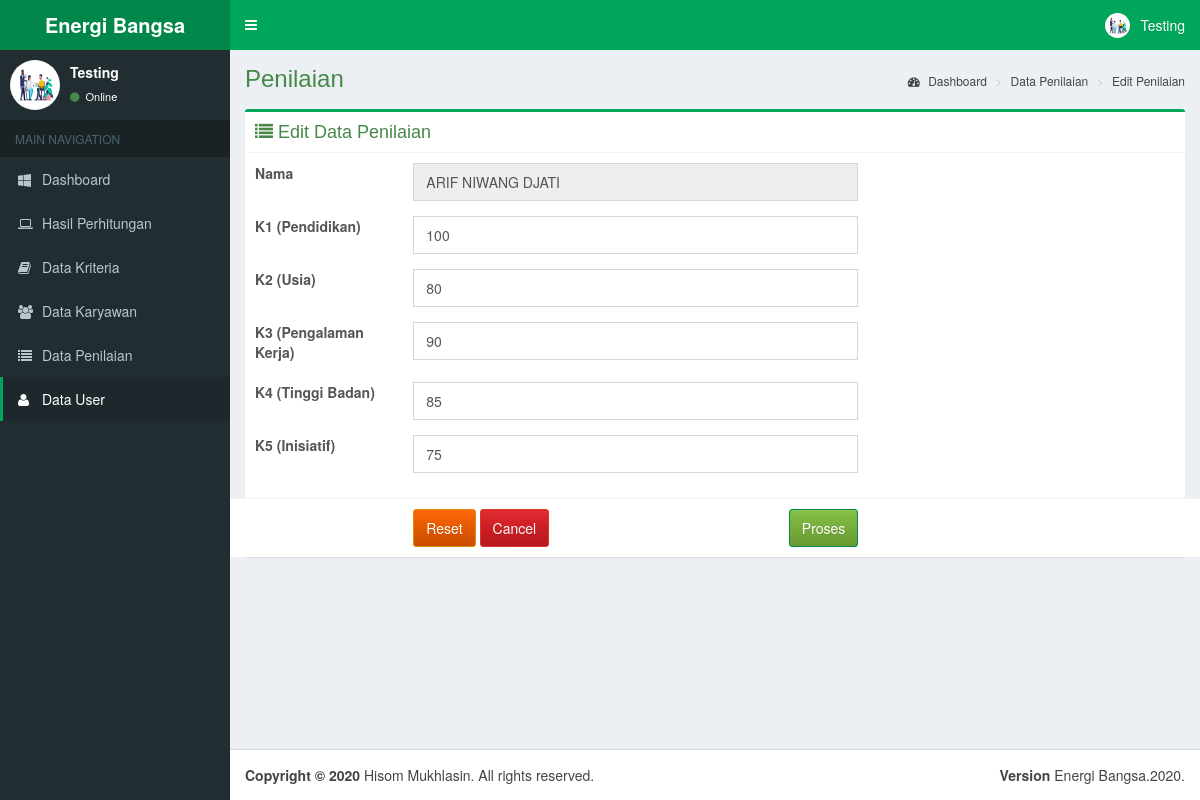
Before: /edit-penilaian.php?id=1 (signed in) with the older database file.
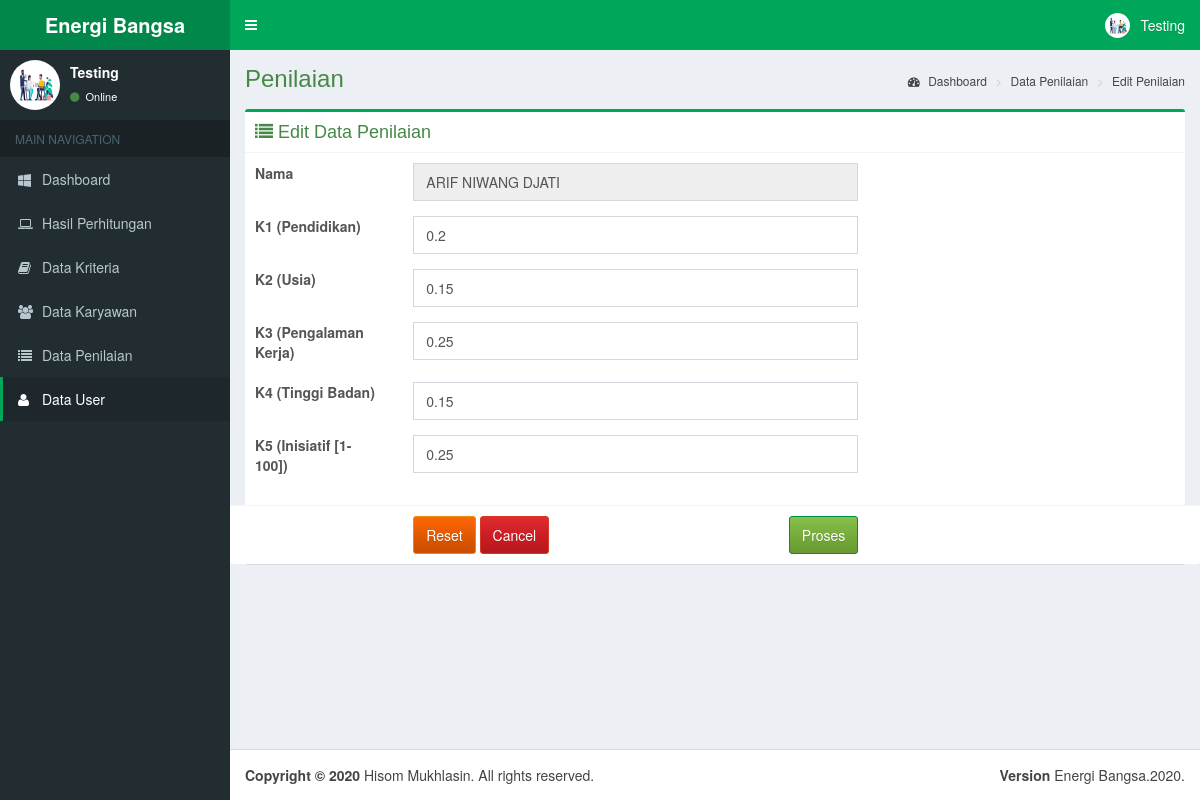
After: the same page with the newer database file.
### tables this page shows
CREATE TABLE `nilai` (
  `id_nilai` int(11) NOT NULL AUTO_INCREMENT,
  `id_karyawan` int(11) NOT NULL,
  `id_kriteria` int(11) NOT NULL,
  `id_sub_kriteria` int(11) DEFAULT NULL,
  `value` varchar(100) DEFAULT NULL,
  `bobot` float DEFAULT NULL,
  `bobot_sub` float DEFAULT NULL,
  `nilai` float DEFAULT '0',
  PRIMARY KEY (`id_nilai`)
);

CREATE TABLE `kriteria` (
  `id_kriteria` int(11) NOT NULL AUTO_INCREMENT,
  `kriteria` varchar(50) NOT NULL,
  `cost_benefit` varchar(10) NOT NULL,
  `tipe` varchar(10) NOT NULL DEFAULT 'Option',
  `limit` tinyint(1) NOT NULL,
  `bobot` float DEFAULT '0',
  PRIMARY KEY (`id_kriteria`)
);

### edit-penilaian.php (the view, shortened to what this page needs)
<?php
include 'dbconf.php';
$id = $_GET['id'];
$result = $mysqli->query("SELECT *  FROM `karyawan` WHERE `id_karyawan` = " . $id);
$karyawan = $result->fetch_assoc();
?>
<!DOCTYPE html>
<html>
<head>
	<?php include 'layout/head.php'; ?>
</head>
<body class="hold-transition fixed skin-green sidebar-mini">
<div class="wrapper">
	<header class="main-header">
		<?php include 'layout/header.php'; ?>
	</header>
	<aside class="main-sidebar">
		<?php include 'layout/sidebar.php'; ?>
	</aside>
	<div class="content-wrapper">
		<section class="content-header">
			<h1 class="text-success">Penilaian</h1>
			<ol class="breadcrumb">
				<li><a href="dashboard-ui.php"><i class="fa fa-dashboard"></i> Dashboard</a></li>
				<li><a href="penilaian.php">Data Penilaian</a></li>
				<li><a href="edit-penilaian.php">Edit Penilaian</a></li>
			</ol>
		</section>
		<section class="content">
			<div class="box box-success">
				<div class="box-header with-border">
					<h3 class="box-title text-success"><i class="fa fa-list"> </i> Edit Data Penilaian</h3>
				</div>
				<form class="form-horizontal" enctype="multipart/form-data" method="post" action="proses-edit-penilaian.php?id=<?php echo $_GET['id']; ?>">
					<div class="row">
						<div class="col-xs-12">
							<?php
							$sql = "SELECT
								`nilai`.`id_nilai`,`kriteria`.`kriteria`,`nilai`.`value`,`nilai`.`nilai`
								FROM `nilai`
								JOIN `kriteria` ON `kriteria`.`id_kriteria` = `nilai`.`id_kriteria`
								WHERE `nilai`.`id_karyawan` = " . $id;
							$data = $mysqli->query($sql);
							?>
							<div class="box-body">
								<div class="form-group">
									<label for="nama" class="col-sm-2">Nama</label>
									<div class="col-sm-6">
										<input type="text" class="form-control" name="nama" id="nama" value="<?php echo $karyawan['nama']; ?>" placeholder="Nama" required readonly=""/>
									</div>
								</div>
								<?php if ($data->num_rows > 0): $no = 1; ?>
									<?php while ($row = $data->fetch_assoc()): ?>
										<div class="form-group">
											<label for="k1" class="col-sm-2">K<?php echo $no ?> (<?php echo $row['kriteria']?>)</label>
											<div class="col-sm-6">
												<input type="number" min="1" max="100" class="form-control" name="nilai[<?php echo $row['id_nilai'] ?>]" id="k<?php echo $no; ?>" required
												       placeholder="Bobot <?php echo $no++; ?>" value="<?php echo $row['nilai']; ?>">
											</div>
										</div>
									<?php endwhile; ?>
								<?php endif; ?>
							</div>
							<div class="box-footer row">
								<div class="col-sm-6 col-sm-offset-2">
									<button type="reset" class="btn btn-warning">Reset</button>
									<a type="button" class="btn btn-danger" href="penilaian.php">Cancel</a>
									<button type="submit" class="btn btn-success pull-right">Proses</button>
								</div>
							</div>
						</div>
					</div>
				</form>
			</div>
		</section>
	</div>
	<footer class="main-footer">
		<?php include 'layout/footer.php'; ?>
	</footer>
</div>
</body>
</html>

Changed rows visible on the page:
changed nilai "Pendidikan": nilai "100" → "0.2"
changed nilai "Usia": nilai "80" → "0.15"
changed nilai "Pengalaman Kerja": nilai "90" → "0.25"
changed nilai "Tinggi Badan": nilai "85" → "0.15"
changed nilai: id_kriteria.kriteria "Inisiatif" → "Inisiatif [1-100]"; nilai "75" → "0.25"
